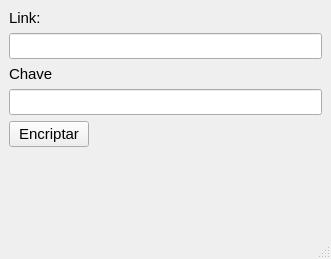
<?xml version="1.0" encoding="UTF-8"?>
<ui version="4.0">
 <class>MainWindow</class>
 <widget class="QMainWindow" name="MainWindow">
  <property name="geometry">
   <rect>
    <x>0</x>
    <y>0</y>
    <width>331</width>
    <height>259</height>
   </rect>
  </property>
  <property name="baseSize">
   <size>
    <width>331</width>
    <height>259</height>
   </size>
  </property>
  <property name="font">
   <font>
    <pointsize>11</pointsize>
   </font>
  </property>
  <property name="windowTitle">
   <string>MainWindow</string>
  </property>
  <widget class="QWidget" name="centralwidget">
   <layout class="QVBoxLayout" name="verticalLayout">
    <item>
     <widget class="QLabel" name="label">
      <property name="text">
       <string>Link:</string>
      </property>
     </widget>
    </item>
    <item>
     <widget class="QLineEdit" name="lineLink"/>
    </item>
    <item>
     <widget class="QLabel" name="label_2">
      <property name="text">
       <string>Chave</string>
      </property>
     </widget>
    </item>
    <item>
     <widget class="QLineEdit" name="lineChave"/>
    </item>
    <item>
     <layout class="QHBoxLayout" name="horizontalLayout">
      <item>
       <widget class="QPushButton" name="pushButton">
        <property name="text">
         <string>Encriptar</string>
        </property>
       </widget>
      </item>
      <item>
       <spacer name="horizontalSpacer">
        <property name="orientation">
         <enum>Qt::Horizontal</enum>
        </property>
        <property name="sizeHint" stdset="0">
         <size>
          <width>40</width>
          <height>20</height>
         </size>
        </property>
       </spacer>
      </item>
     </layout>
    </item>
    <item>
     <widget class="QLabel" name="labelSenha">
      <property name="minimumSize">
       <size>
        <width>0</width>
        <height>50</height>
       </size>
      </property>
      <property name="font">
       <font>
        <pointsize>15</pointsize>
        <weight>75</weight>
        <bold>true</bold>
       </font>
      </property>
      <property name="text">
       <string> </string>
      </property>
      <property name="textInteractionFlags">
       <set>Qt::LinksAccessibleByMouse|Qt::TextSelectableByKeyboard|Qt::TextSelectableByMouse</set>
      </property>
     </widget>
    </item>
    <item>
     <spacer name="verticalSpacer">
      <property name="orientation">
       <enum>Qt::Vertical</enum>
      </property>
      <property name="sizeHint" stdset="0">
       <size>
        <width>20</width>
        <height>40</height>
       </size>
      </property>
     </spacer>
    </item>
   </layout>
  </widget>
  <widget class="QMenuBar" name="menubar">
   <property name="geometry">
    <rect>
     <x>0</x>
     <y>0</y>
     <width>331</width>
     <height>22</height>
    </rect>
   </property>
  </widget>
  <widget class="QStatusBar" name="statusbar"/>
 </widget>
 <resources/>
 <connections/>
</ui>
